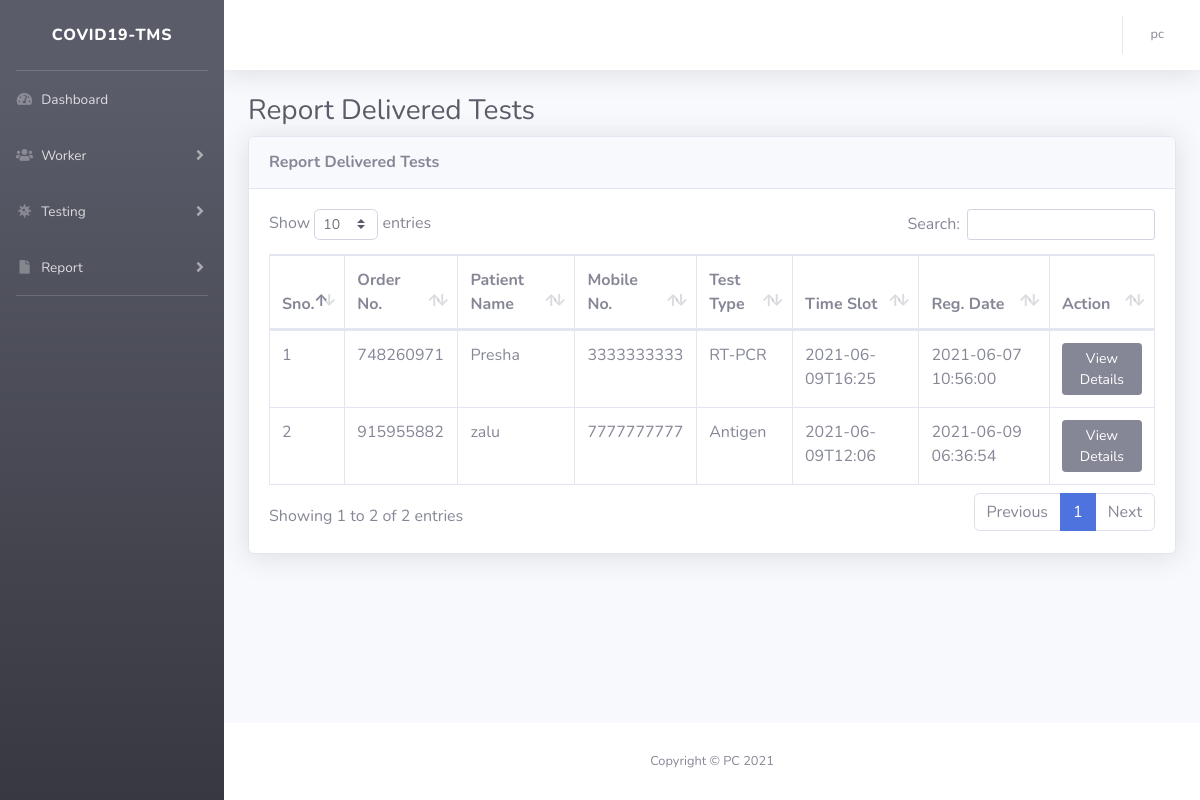
Screenshot of /reportdelivered-test.php (signed in) with the database file from the repository.
### tables this page shows
CREATE TABLE `tbltestrecord` (
  `id` int(11) NOT NULL,
  `OrderNumber` bigint(14) DEFAULT NULL,
  `PatientMobileNumber` bigint(14) DEFAULT NULL,
  `TestType` varchar(100) DEFAULT NULL,
  `TestTimeSlot` varchar(120) DEFAULT NULL,
  `ReportStatus` varchar(100) DEFAULT NULL,
  `FinalReport` varchar(150) DEFAULT NULL,
  `ReportUploadTime` varchar(200) DEFAULT NULL,
  `RegistrationDate` timestamp NULL DEFAULT current_timestamp(),
  `AssignedtoEmpId` varchar(150) DEFAULT NULL,
  `AssigntoName` varchar(180) DEFAULT NULL,
  `AssignedTime` varchar(100) DEFAULT NULL
);

CREATE TABLE `tblpatients` (
  `id` int(11) NOT NULL,
  `FullName` varchar(120) DEFAULT NULL,
  `MobileNumber` bigint(12) DEFAULT NULL,
  `DateOfBirth` date DEFAULT NULL,
  `GovtIssuedId` varchar(150) DEFAULT NULL,
  `GovtIssuedIdNo` varchar(150) DEFAULT NULL,
  `FullAddress` varchar(255) DEFAULT NULL,
  `State` varchar(200) DEFAULT NULL,
  `RegistrationDate` timestamp NOT NULL DEFAULT current_timestamp()
);

### reportdelivered-test.php (the view, shortened to what this page needs)
<?php session_start();
include_once('includes/config.php');
if (strlen($_SESSION['aid'] == 0)) {
    header('location:logout.php');
} else {
?>
    <!DOCTYPE html>
    <html lang="en">
    <head>
        <link href="vendor/fontawesome-free/css/all.min.css" rel="stylesheet" type="text/css">
        <link href="css/sb-admin-2.min.css" rel="stylesheet">
        <link href="vendor/datatables/dataTables.bootstrap4.min.css" rel="stylesheet">
    </head>
    <body id="page-top">
        <div id="wrapper">
            <?php include_once('includes/sidebar.php'); ?>
            <div id="content-wrapper" class="d-flex flex-column">
                <div id="content">
                    <?php include_once('includes/topbar.php'); ?>
                    <div class="container-fluid">
                        <h1 class="h3 mb-2 text-gray-800">Report Delivered Tests</h1>
                        <div class="card shadow mb-4">
                            <div class="card-header py-3">
                                <h6 class="m-0 font-weight-bold text-secondary">Report Delivered Tests</h6>
                            </div>
                            <div class="card-body">
                                <div class="table-responsive">
                                    <form name="assignto" method="post">
                                        <table class="table table-bordered" id="dataTable" width="100%" cellspacing="0">
                                            <thead>
                                                <tr>
                                                    <th>Sno.</th>
                                                    <th>Order No.</th>
                                                    <th>Patient Name</th>
                                                    <th>Mobile No.</th>
                                                    <th>Test Type</th>
                                                    <th>Time Slot</th>
                                                    <th>Reg. Date</th>
                                                    <th>Action</th>
                                                </tr>
                                            </thead>
                                            <tbody>
                                                <?php $query = mysqli_query($con, "select tbltestrecord.OrderNumber,tblpatients.FullName,tblpatients.MobileNumber,tbltestrecord.TestType,tbltestrecord.TestTimeSlot,tbltestrecord.RegistrationDate,tbltestrecord.id as testid from tbltestrecord
join tblpatients on tblpatients.MobileNumber=tbltestrecord.PatientMobileNumber
where ReportStatus='Delivered'
    ");
                                                $cnt = 1;
                                                while ($row = mysqli_fetch_array($query)) {
                                                ?>
                                                    <tr>
                                                        <td><?php echo $cnt; ?></td>
                                                        <td><?php echo $row['OrderNumber']; ?></td>
                                                        <td><?php echo $row['FullName']; ?></td>
                                                        <td><?php echo $row['MobileNumber']; ?></td>
                                                        <td><?php echo $row['TestType']; ?></td>
                                                        <td><?php echo $row['TestTimeSlot']; ?></td>
                                                        <td><?php echo $row['RegistrationDate']; ?></td>
                                                        <td>
                                                            <a href="test-details.php?tid=<?php echo $row['testid']; ?>&&oid=<?php echo $row['OrderNumber']; ?>" class="btn btn-secondary btn-sm">View Details</a>
                                                        </td>
                                                    </tr>
                                                <?php $cnt++;
                                                } ?>
                                            </tbody>
                                        </table>
                                    </form>
                                </div>
                            </div>
                        </div>
                    </div>
                </div>
                <?php include_once('includes/footer.php'); ?>
            </div>
        </div>
    </body>
    </html>
<?php } ?>

### includes/topbar.php (shortened to what this page needs)
<nav class="navbar navbar-expand navbar-light bg-white topbar mb-4 static-top shadow">
    <?php if ($_SESSION['aid']) : ?>
        <ul class="navbar-nav ml-auto">
            <li class="nav-item dropdown no-arrow">
                <a class="nav-link dropdown-toggle" href="#" id="userDropdown" role="button" data-toggle="dropdown" aria-haspopup="true" aria-expanded="false">
                    <?php
                      $adid = $_SESSION['aid'];
                      $ret1 = mysqli_query($con, "select AdminName from tbladmin where ID='$adid'");
                      while ($row1 = mysqli_fetch_array($ret1)) {
                      ?>
                        <span class="mr-2 d-none d-lg-inline text-gray-600 small"><?php echo $row1['AdminName']; ?></span>
                    <?php } ?>
                </a>
            </li>
        </ul>
    <?php endif; ?>
</nav>

### rows the page displays
tbltestrecord: OrderNumber "748260971", tblpatients.FullName "Presha", tblpatients.MobileNumber "3333333333", TestType "RT-PCR", TestTimeSlot "2021-06-09T16:25", RegistrationDate "2021-06-07 10:56:00"
tbltestrecord: OrderNumber "915955882", tblpatients.FullName "zalu", tblpatients.MobileNumber "7777777777", TestType "Antigen", TestTimeSlot "2021-06-09T12:06", RegistrationDate "2021-06-09 06:36:54"

### other values shown
$row1['AdminName'] "pc"
